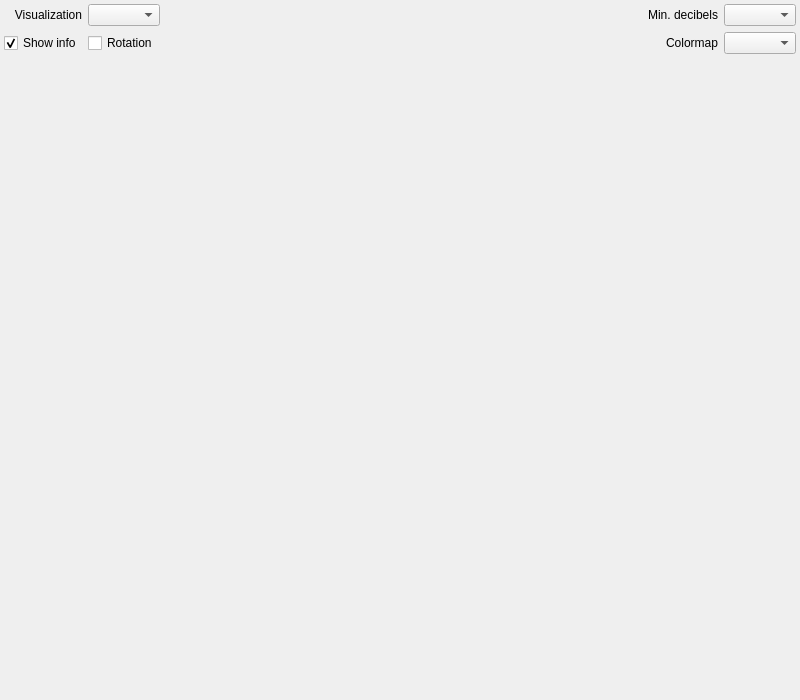
<?xml version="1.0" encoding="UTF-8"?>
<ui version="4.0">
 <class>Figure3DWindowClass</class>
 <widget class="QWidget" name="Figure3DWindowClass">
  <property name="geometry">
   <rect>
    <x>0</x>
    <y>0</y>
    <width>800</width>
    <height>700</height>
   </rect>
  </property>
  <property name="windowTitle">
   <string>FigureWindow</string>
  </property>
  <layout class="QVBoxLayout" name="verticalLayout">
   <property name="leftMargin">
    <number>0</number>
   </property>
   <property name="topMargin">
    <number>0</number>
   </property>
   <property name="rightMargin">
    <number>0</number>
   </property>
   <property name="bottomMargin">
    <number>0</number>
   </property>
   <item>
    <widget class="QWidget" name="widget" native="true">
     <property name="sizePolicy">
      <sizepolicy hsizetype="Preferred" vsizetype="Preferred">
       <horstretch>0</horstretch>
       <verstretch>0</verstretch>
      </sizepolicy>
     </property>
     <layout class="QGridLayout" name="gridLayout">
      <property name="leftMargin">
       <number>4</number>
      </property>
      <property name="topMargin">
       <number>4</number>
      </property>
      <property name="rightMargin">
       <number>4</number>
      </property>
      <property name="bottomMargin">
       <number>4</number>
      </property>
      <item row="4" column="4">
       <widget class="QComboBox" name="colormapComboBox">
        <property name="focusPolicy">
         <enum>Qt::NoFocus</enum>
        </property>
       </widget>
      </item>
      <item row="1" column="4">
       <widget class="QComboBox" name="minDecibelsComboBox">
        <property name="sizePolicy">
         <sizepolicy hsizetype="Preferred" vsizetype="Fixed">
          <horstretch>0</horstretch>
          <verstretch>0</verstretch>
         </sizepolicy>
        </property>
        <property name="focusPolicy">
         <enum>Qt::NoFocus</enum>
        </property>
       </widget>
      </item>
      <item row="1" column="3">
       <widget class="QLabel" name="label">
        <property name="sizePolicy">
         <sizepolicy hsizetype="Preferred" vsizetype="Preferred">
          <horstretch>0</horstretch>
          <verstretch>0</verstretch>
         </sizepolicy>
        </property>
        <property name="text">
         <string>Min. decibels</string>
        </property>
        <property name="alignment">
         <set>Qt::AlignRight|Qt::AlignTrailing|Qt::AlignVCenter</set>
        </property>
       </widget>
      </item>
      <item row="4" column="3">
       <widget class="QLabel" name="label_2">
        <property name="text">
         <string>Colormap</string>
        </property>
        <property name="alignment">
         <set>Qt::AlignRight|Qt::AlignTrailing|Qt::AlignVCenter</set>
        </property>
       </widget>
      </item>
      <item row="1" column="1">
       <widget class="QComboBox" name="visualizationComboBox">
        <property name="sizePolicy">
         <sizepolicy hsizetype="Preferred" vsizetype="Fixed">
          <horstretch>0</horstretch>
          <verstretch>0</verstretch>
         </sizepolicy>
        </property>
        <property name="focusPolicy">
         <enum>Qt::NoFocus</enum>
        </property>
       </widget>
      </item>
      <item row="1" column="0">
       <widget class="QLabel" name="label_3">
        <property name="sizePolicy">
         <sizepolicy hsizetype="Preferred" vsizetype="Preferred">
          <horstretch>0</horstretch>
          <verstretch>0</verstretch>
         </sizepolicy>
        </property>
        <property name="text">
         <string>Visualization</string>
        </property>
        <property name="alignment">
         <set>Qt::AlignRight|Qt::AlignTrailing|Qt::AlignVCenter</set>
        </property>
       </widget>
      </item>
      <item row="1" column="2">
       <spacer name="horizontalSpacer">
        <property name="orientation">
         <enum>Qt::Horizontal</enum>
        </property>
        <property name="sizeHint" stdset="0">
         <size>
          <width>40</width>
          <height>20</height>
         </size>
        </property>
       </spacer>
      </item>
      <item row="4" column="0">
       <widget class="QCheckBox" name="showInfoCheckBox">
        <property name="focusPolicy">
         <enum>Qt::NoFocus</enum>
        </property>
        <property name="text">
         <string>Show info</string>
        </property>
        <property name="checked">
         <bool>true</bool>
        </property>
       </widget>
      </item>
      <item row="4" column="1">
       <widget class="QCheckBox" name="rotationCheckBox">
        <property name="focusPolicy">
         <enum>Qt::NoFocus</enum>
        </property>
        <property name="text">
         <string>Rotation</string>
        </property>
       </widget>
      </item>
     </layout>
    </widget>
   </item>
   <item>
    <widget class="Lab::OGLFigureWidget" name="oglFigureWidget" native="true">
     <property name="sizePolicy">
      <sizepolicy hsizetype="Preferred" vsizetype="Preferred">
       <horstretch>0</horstretch>
       <verstretch>1</verstretch>
      </sizepolicy>
     </property>
     <property name="focusPolicy">
      <enum>Qt::StrongFocus</enum>
     </property>
    </widget>
   </item>
  </layout>
 </widget>
 <layoutdefault spacing="6" margin="11"/>
 <customwidgets>
  <customwidget>
   <class>Lab::OGLFigureWidget</class>
   <extends>QWidget</extends>
   <header>OGLFigureWidget.h</header>
   <container>1</container>
  </customwidget>
 </customwidgets>
 <resources/>
 <connections/>
</ui>
